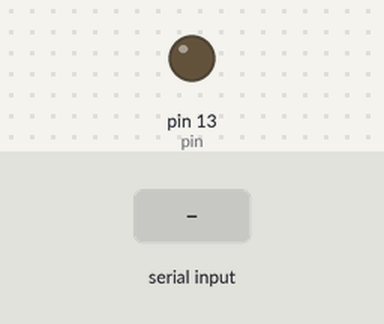
Bench run of a sketch on a simulated Arduino Uno, built with avr-gcc and run on an emulated ATmega328P. Parts: output pins drawn as LEDs (lit = HIGH). The test bench sets the inputs (shaded band). What the sketch prints to the serial monitor is not drawn.

Above: at 0.9 s.
1.0 s: "1" received over Serial
At 1.8 s:
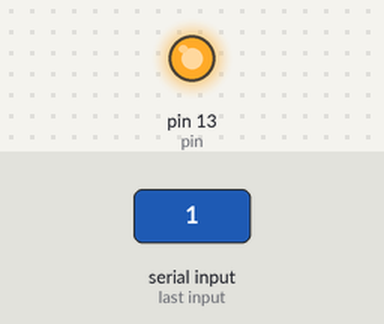
3.5 s: "0" received over Serial
At 4.2 s:
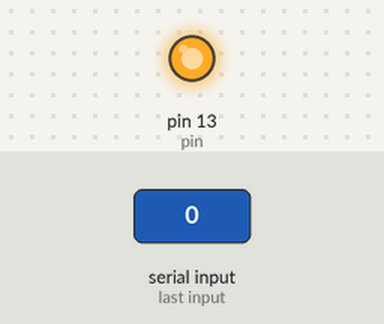
Timing chart, 0 to 6.5 s (numbered marks = the images above; inputs shaded):
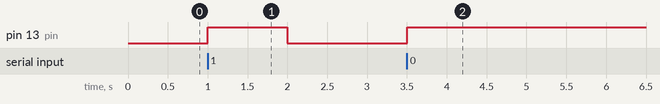

The sketch:

demo.ino
```cpp
#include "Accelerometer.h"

int pin = 13;
int val;
Accelerometer acc;
void setup() {
  // put your setup code here, to run once:
  Serial.begin(9600);
  pinMode(pin, OUTPUT);
  init_shield(); //blocking shield
}

void loop() {
  val = acc.get_value(1); //y axis

  if(val > 5){
    digitalWrite(pin, HIGH);
  }
  else{
    digitalWrite(pin, LOW);
  }
  delay(250);

}

void init_shield() {
  while(!Serial.available()){}
  Serial.read();//init byte
  digitalWrite(pin, HIGH);
  delay(1000);
  digitalWrite(pin, LOW);
}
```

Accelerometer.cpp
```cpp
#include "Accelerometer.h"
#include "Arduino.h"

Accelerometer::Accelerometer()
{
}

int Accelerometer::get_value(int axis)
{
	if (axis < 0 || axis > 4){
		axis = 0; //default is x axis
	}
	while(Serial.available() != 0){
    		Serial.read();
	}

	Serial.write(1);
  	Serial.write(axis);

	while(Serial.available() == 0){
		//wait
	}

	//TODO : if(axis ==4)
	return Serial.read();

}
```

Accelerometer.h
```cpp
#ifndef Accelerometer_h
#define Accelerometer_h

#include "Arduino.h"
class Accelerometer
{
  public:
	Accelerometer();
	int get_value(int axis);
};
#endif
```

Measured:
- after the input at 1.0 s, pin 13 (pin): LOW → HIGH at once, → LOW 1.0 s later
- after the input at 3.5 s, pin 13 (pin): LOW → HIGH at once
